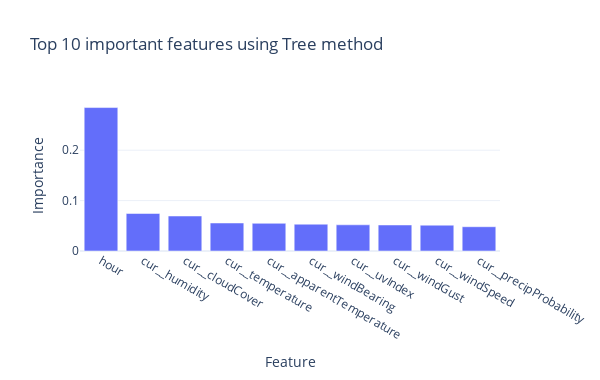

Source (notebook cell):
### Markdown cell above
#### Feature importance

You can get the feature importance of each feature of your dataset by using the feature importance property of the model.

Feature importance gives you a score for each feature of your data, the higher the score more important or relevant is the feature towards your output variable.

Feature importance is an inbuilt class that comes with Tree Based Classifiers, we will be using Extra Tree Classifier for extracting the top 10 features for the dataset.

### Code cell
# import necessary libraries
from sklearn.ensemble import ExtraTreesRegressor

# extract feature importances from the Regressor
model = ExtraTreesRegressor()
_ = model.fit(X_train, y_train)

# import features and importances into a dataframe
top10 = pd.DataFrame([dict(zip(X.columns, model.feature_importances_))]).T.reset_index().sort_values(0, ascending=False).head(10)
top10.columns = ['Feature', 'Importance']

# visualize feature importances
px.bar(top10, x='Feature', y='Importance', width=600, height=380, title='Top 10 important features using Tree method')

### Figure 1 — Plotly figure (JSON) as saved in the notebook; plotly's stock layout.template omitted (floating-point values rounded to 4 significant figures)
{"data": [{"alignmentgroup": "True", "hovertemplate": "Feature=%{x}<br>Importance=%{y}<extra></extra>", "legendgroup": "", "marker": {"color": "#636efa"}, "name": "", "offsetgroup": "", "orientation": "v", "showlegend": false, "textposition": "auto", "type": "bar", "x": ["hour", "cur__humidity", "cur__cloudCover", "cur__temperature", "cur__apparentTemperature", "cur__windBearing", "cur__uvIndex", "cur__windGust", "cur__windSpeed", "cur__precipProbability"], "xaxis": "x", "y": [0.2847, 0.07444, 0.06946, 0.05557, 0.05493, 0.05322, 0.05199, 0.05165, 0.05127, 0.04816], "yaxis": "y"}], "layout": {"barmode": "relative", "height": 380, "legend": {"tracegroupgap": 0}, "title": {"text": "Top 10 important features using Tree method"}, "width": 600, "xaxis": {"anchor": "y", "autorange": true, "domain": [0, 1], "range": [-0.5, 9.5], "title": {"text": "Feature"}, "type": "category"}, "yaxis": {"anchor": "x", "autorange": true, "domain": [0, 1], "range": [0, 0.2996], "title": {"text": "Importance"}, "type": "linear"}}}
